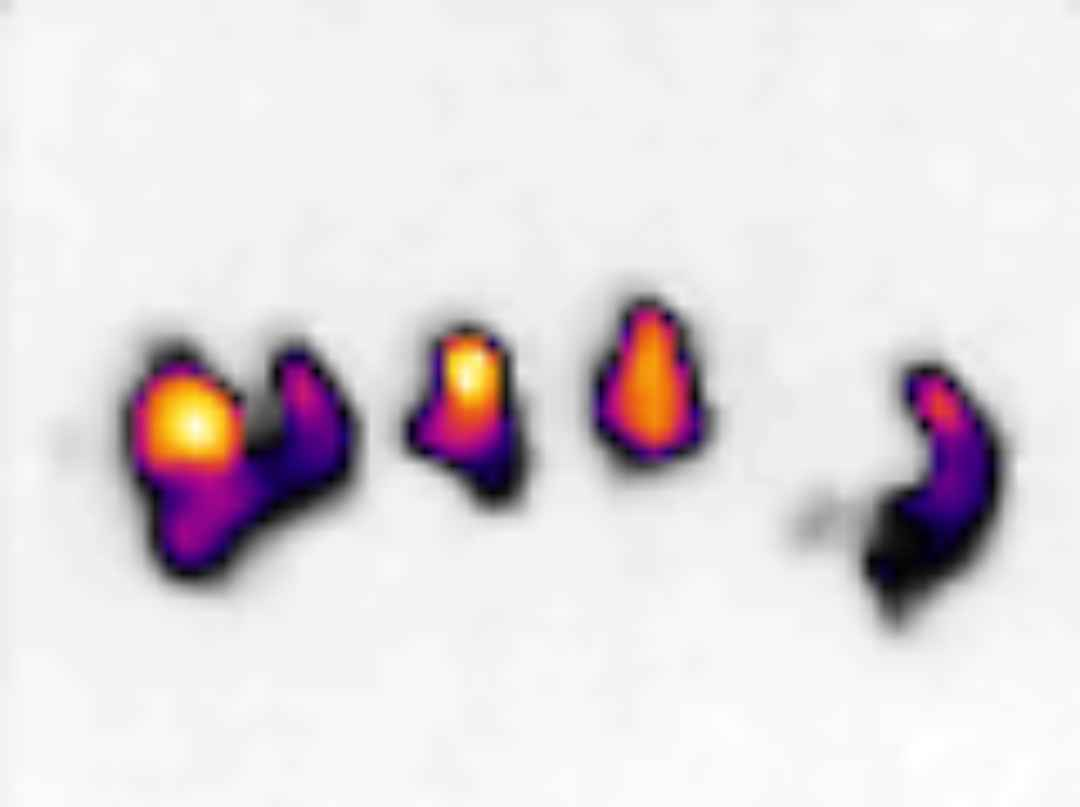
#> input picture imgs/therm3_5ppl.jpg, 1080 x 807 px
$ python find_living_thermal.py
#> lines starting #> are read from the running program, lines starting #| are printed output that depends on the picture; after the words box and inside, x2 and y2 are one past the last pixel; in counts of white or black regions, pixels touching at a corner belong together
"""
Working document to play around with image segmentation.

Includes some of the notes and process stuff that would help change and develop it later on.
"""

import matplotlib.pyplot as plt
import cv2 as cv
import numpy as np


# load and display image
image_path = 'imgs/therm3_5ppl.jpg' #'imgs/therm1_person.JPG'
img = cv.imread(image_path)
#> img is the input picture: shape (807, 1080, 3); mean B, G, R 221.2, 218, 224.2

# Convert from BGR (OpenCV's default) to RGB (Matplotlib's default)
img_rgb = cv.cvtColor(img, cv.COLOR_BGR2RGB)
img_gray = cv.cvtColor(img_rgb, cv.COLOR_RGB2GRAY)

r, g, b= cv.split(img_rgb)
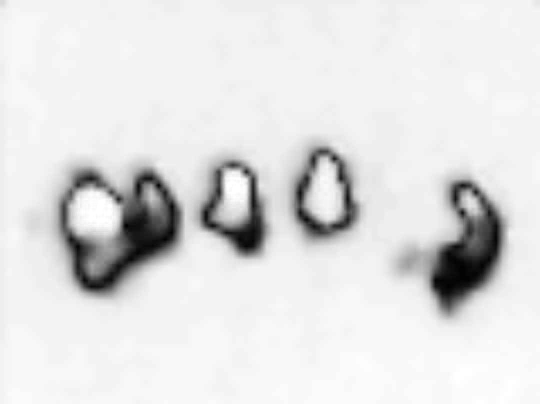
#> r: shape (807, 1080) (shown at 1/2 size); min 0, max 255, mean 224.2
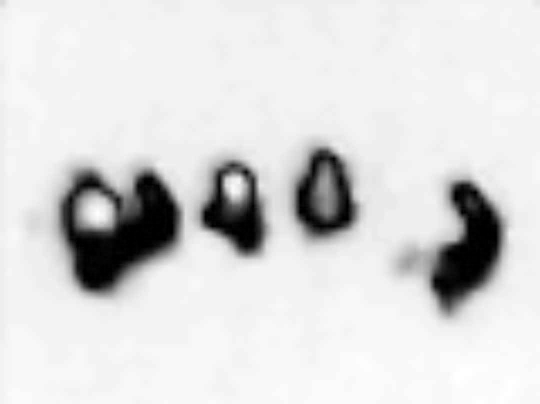
#> g: shape (807, 1080) (shown at 1/2 size); min 0, max 255, mean 218
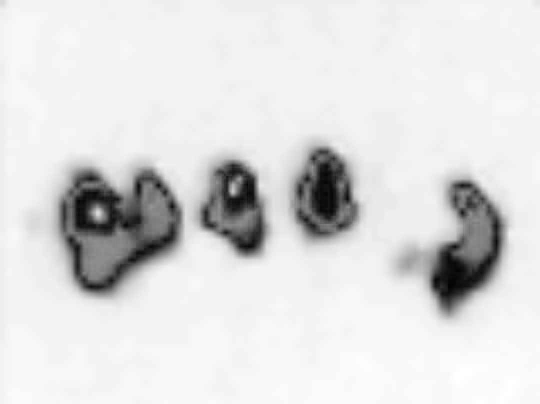
#> b: shape (807, 1080) (shown at 1/2 size); min 0, max 255, mean 221.2
channels = [b, g, r]
img_blue = channels[0] # better for picking out the hottest parts with the white background color scheme

_, thresh = cv.threshold(img_gray, 100, 255, cv.THRESH_BINARY_INV) # thresh_binary_inv is important to pick out the dark part instead of the light part (depends on what color scheme you use)
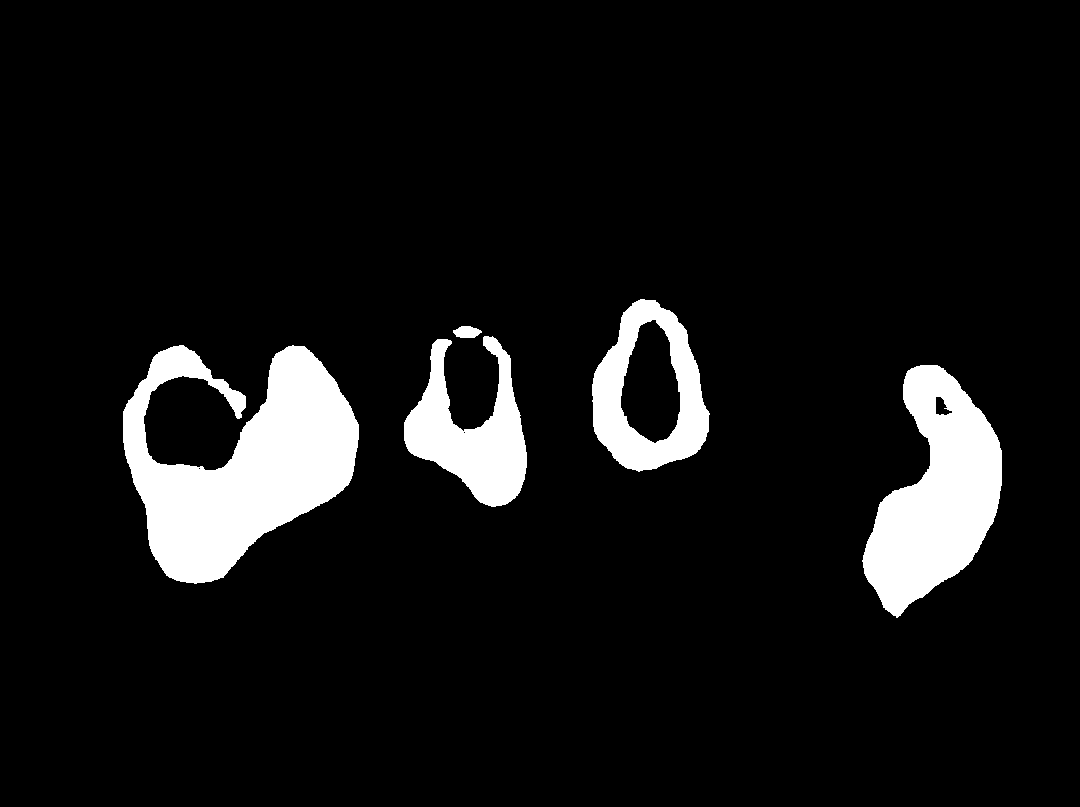
#> thresh: shape (807, 1080); 8.1% white; 5 white regions
# note that right now using the white background image it's looking at some of the darker parts of the heat spectrum (less hot) to
# identify the object. If we want to switch to the black background image, then it'll be easier to pull out the absolute hotteset part.

bounding = img_rgb.copy()
contours, _ = cv.findContours(thresh, cv.RETR_EXTERNAL, cv.CHAIN_APPROX_SIMPLE)
#> contours = 5 contours; box (x1, y1, x2, y2) and area: (123, 345, 359, 584) 30390, (862, 365, 1002, 618) 19720, (592, 299, 710, 472) 14491, (404, 336, 527, 507) 10068, (453, 326, 482, 338) 228
c = []

# filter out contours that are too small
min_area = 100  # Adjust this value
for contour in contours:
    area = cv.contourArea(contour)
    if area > min_area:
        c.append(contour)
        pass
#> this loop made 5 passes
#> area on passes 1 to 5: 19720, 30389.5, 10068.5, 228, 14491
#> after the loop, c has the same summary as contours

print(f' all contours: {len(contours)}')
#|  all contours: 5
print(f'filtered: {len(c)}')
#| filtered: 5

for contour in c:
    # cv.drawContours(bounding, c,  -1, (0, 0, 255), 5)
    x, y, w, h = cv.boundingRect(contour)
    cv.rectangle(bounding, (x, y), (x + w, y + h), (255, 0, 0), 2)  # draw box
#> this loop made 5 passes
#> (x, y, w, h) on passes 1 to 5: (862, 365, 140, 253), (123, 345, 236, 239), (404, 336, 123, 171), (453, 326, 29, 12), (592, 299, 118, 173)
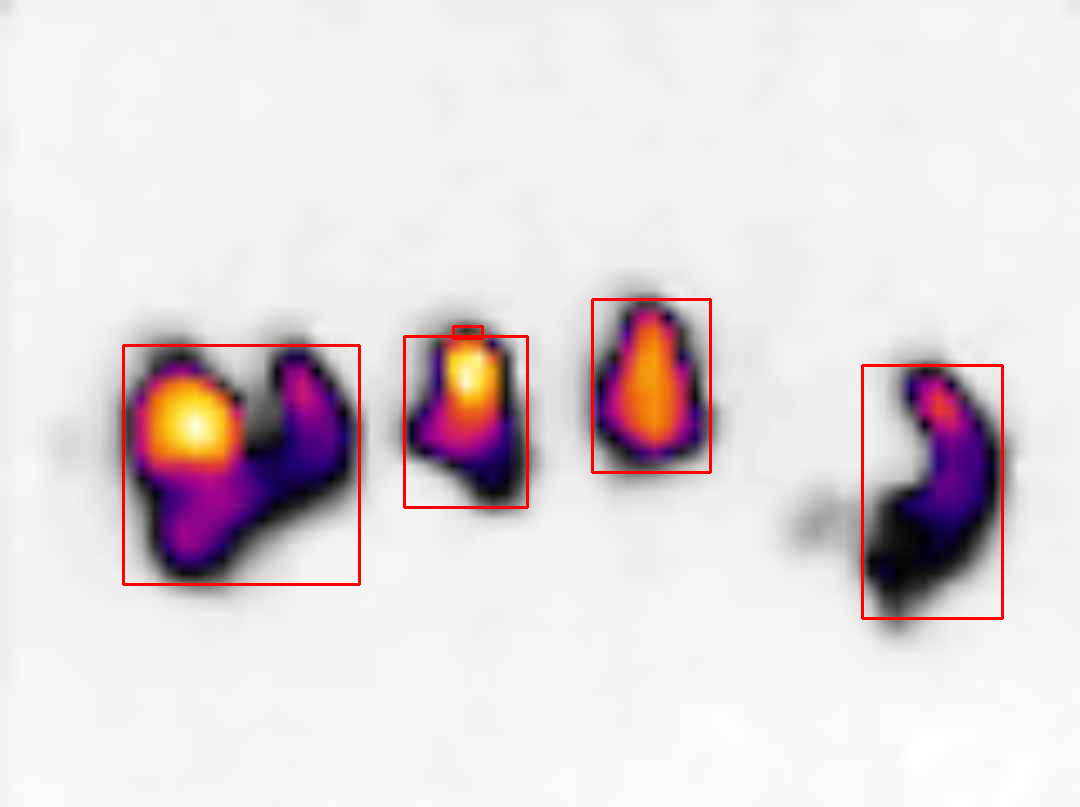
#> bounding: shape (807, 1080, 3); mean R, G, B 224.9, 216.1, 219.3

# Display the result
plt.imshow(bounding)
plt.axis('off')
plt.show()

$ run again, with imgs/therm1_person.jpg copied over imgs/therm3_5ppl.jpg
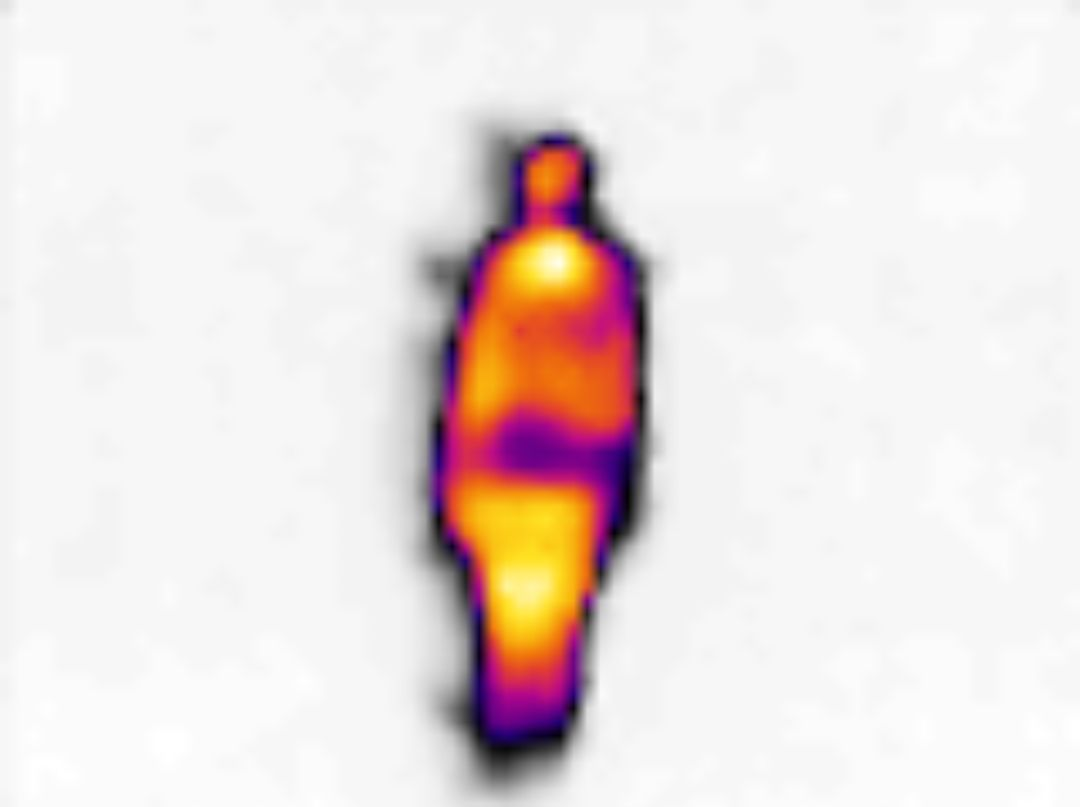
#> input picture imgs/therm1_person.jpg, 1080 x 807 px
#> img is the input picture: shape (807, 1080, 3); mean B, G, R 222.7, 224.5, 235
#> `_, thresh = cv.threshold(img_gray, 100, 255, cv.THRESH_BINARY_INV)`:
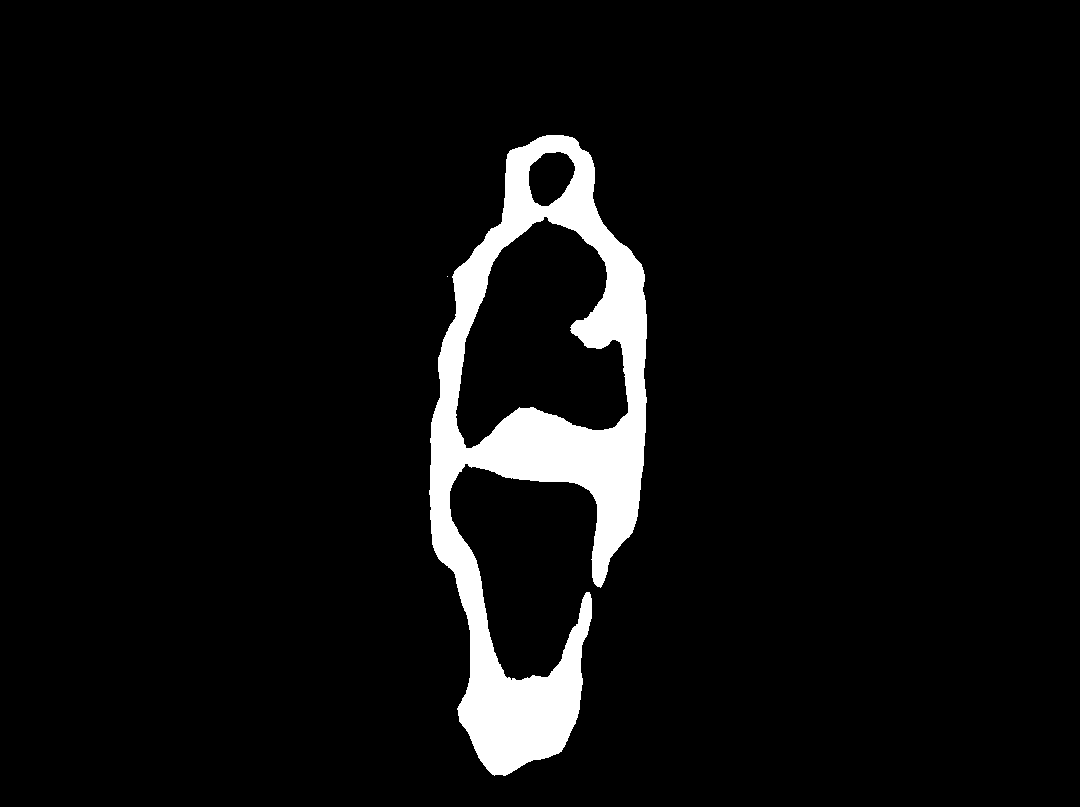
#> thresh: shape (807, 1080); 5.6% white; 2 white regions (1 under 20 px)
#> contours = 2 contours, 1 with area under 20; largest, box (x1, y1, x2, y2) and area: (429, 135, 647, 776) 75058
#> the loop `for contour in contours:` made 2 passes
#> area on pass 2: 75057.5
#> after the loop `for contour in contours:`: c = 1 contour; box (x1, y1, x2, y2) and area: (429, 135, 647, 776) 75058
#|  all contours: 2
#| filtered: 1
#> the loop `for contour in c:` made 1 pass
#> (x, y, w, h) on pass 1: (429, 135, 218, 641)
#> after the loop `for contour in c:`:
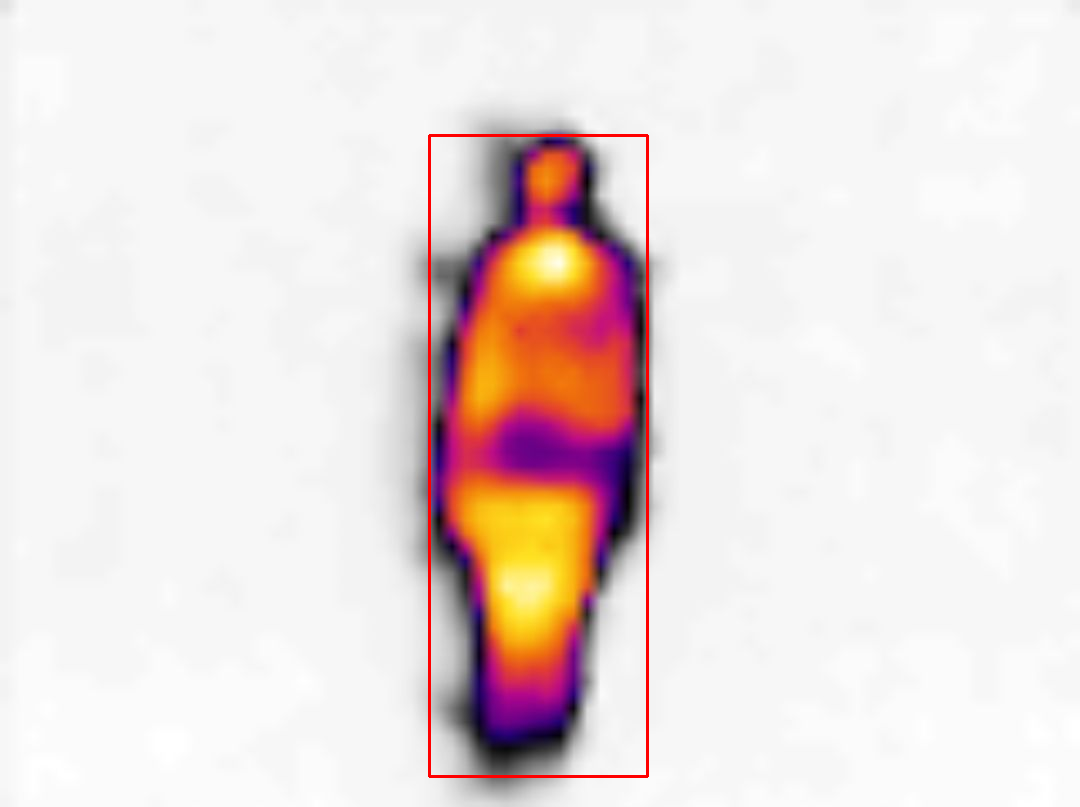
#> bounding: shape (807, 1080, 3); mean R, G, B 235.4, 223.3, 221.5

$ run again, with imgs/therm2_2ppl.jpg copied over imgs/therm3_5ppl.jpg
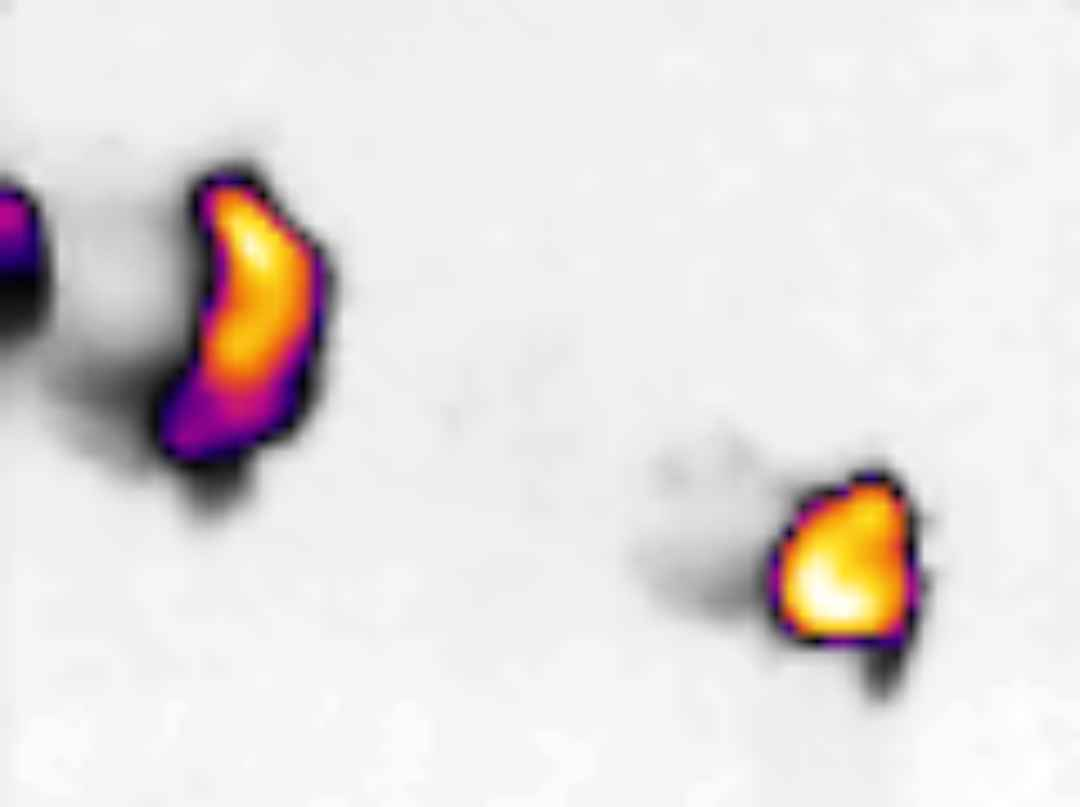
#> input picture imgs/therm2_2ppl.jpg, 1080 x 807 px
#> img is the input picture: shape (807, 1080, 3); mean B, G, R 221.2, 222.3, 227.5
#> `_, thresh = cv.threshold(img_gray, 100, 255, cv.THRESH_BINARY_INV)`:
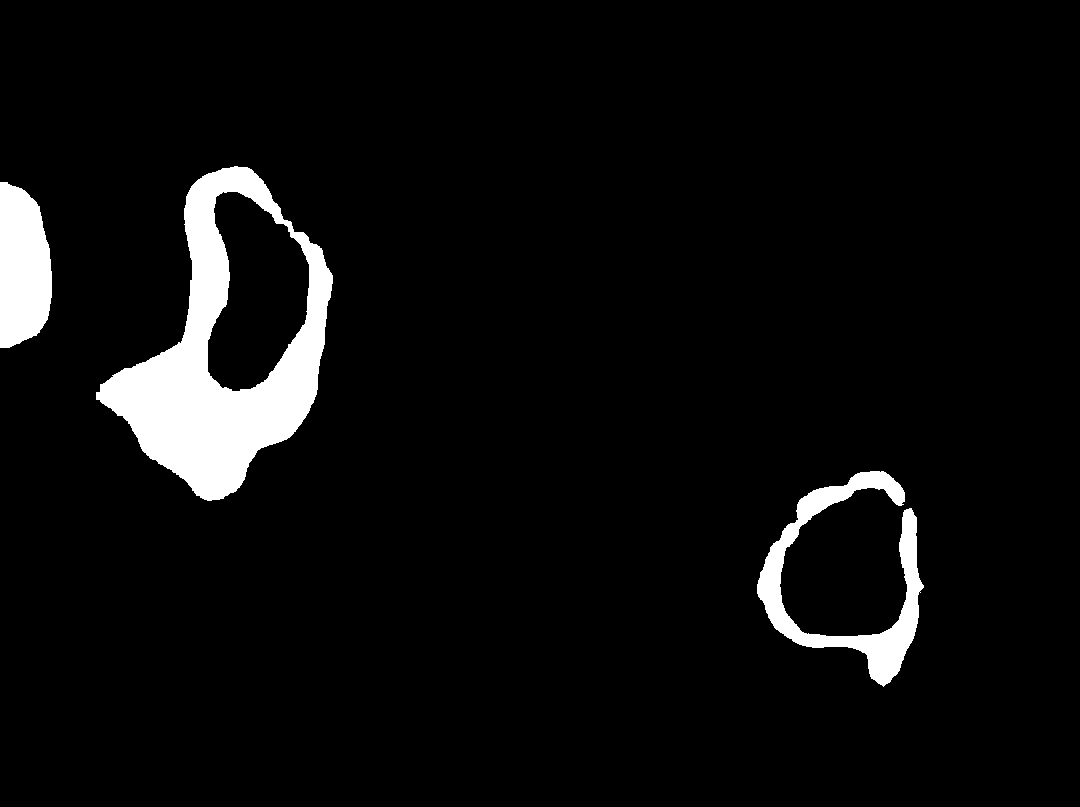
#> thresh: shape (807, 1080); 5.3% white; 3 white regions
#> contours = 3 contours; box (x1, y1, x2, y2) and area: (96, 166, 333, 501) 43068, (757, 471, 924, 687) 8632, (0, 182, 52, 348) 6879
#> the loop `for contour in contours:` made 3 passes
#> area on passes 1 to 3: 8631.5, 6879, 43068.5
#> after the loop `for contour in contours:`: c has the same summary as contours
#|  all contours: 3
#| filtered: 3
#> the loop `for contour in c:` made 3 passes
#> (x, y, w, h) on passes 1 to 3: (757, 471, 167, 216), (0, 182, 52, 166), (96, 166, 237, 335)
#> after the loop `for contour in c:`:
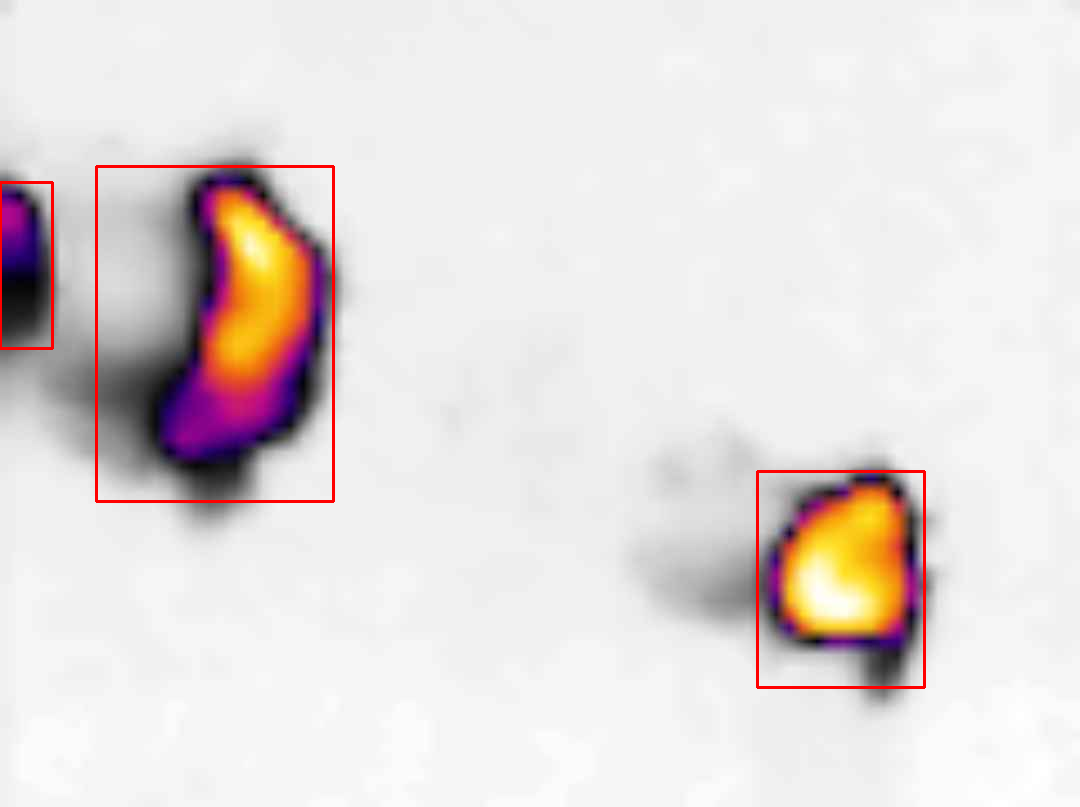
#> bounding: shape (807, 1080, 3); mean R, G, B 228, 220.9, 219.8
